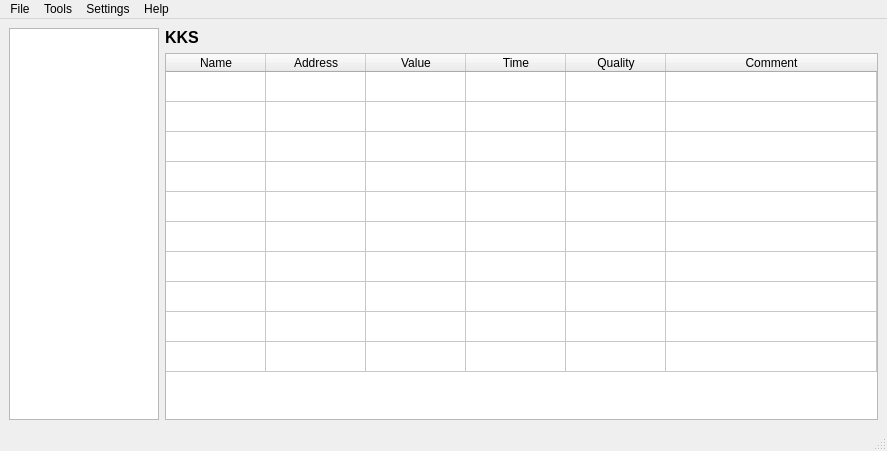
<?xml version="1.0" encoding="UTF-8"?>
<ui version="4.0">
 <class>MainWindow</class>
 <widget class="QMainWindow" name="MainWindow">
  <property name="geometry">
   <rect>
    <x>0</x>
    <y>0</y>
    <width>887</width>
    <height>451</height>
   </rect>
  </property>
  <property name="windowTitle">
   <string>TagViewer</string>
  </property>
  <widget class="QWidget" name="centralwidget">
   <layout class="QHBoxLayout" name="horizontalLayout">
    <item>
     <widget class="QListWidget" name="listWidget">
      <property name="enabled">
       <bool>true</bool>
      </property>
      <property name="sizePolicy">
       <sizepolicy hsizetype="Preferred" vsizetype="Expanding">
        <horstretch>0</horstretch>
        <verstretch>0</verstretch>
       </sizepolicy>
      </property>
      <property name="maximumSize">
       <size>
        <width>150</width>
        <height>16777215</height>
       </size>
      </property>
     </widget>
    </item>
    <item>
     <layout class="QVBoxLayout" name="verticalLayout">
      <item>
       <widget class="QLabel" name="lbName">
        <property name="font">
         <font>
          <pointsize>12</pointsize>
          <weight>75</weight>
          <bold>true</bold>
         </font>
        </property>
        <property name="text">
         <string>KKS</string>
        </property>
       </widget>
      </item>
      <item>
       <widget class="QTableWidget" name="tableWidget">
        <property name="rowCount">
         <number>10</number>
        </property>
        <property name="columnCount">
         <number>6</number>
        </property>
        <attribute name="horizontalHeaderStretchLastSection">
         <bool>true</bool>
        </attribute>
        <attribute name="verticalHeaderVisible">
         <bool>false</bool>
        </attribute>
        <row/>
        <row/>
        <row/>
        <row/>
        <row/>
        <row/>
        <row/>
        <row/>
        <row/>
        <row/>
        <column>
         <property name="text">
          <string>Name</string>
         </property>
        </column>
        <column>
         <property name="text">
          <string>Address</string>
         </property>
        </column>
        <column>
         <property name="text">
          <string>Value</string>
         </property>
        </column>
        <column>
         <property name="text">
          <string>Time</string>
         </property>
        </column>
        <column>
         <property name="text">
          <string>Quality</string>
         </property>
        </column>
        <column>
         <property name="text">
          <string>Comment</string>
         </property>
        </column>
        <item row="0" column="1">
         <property name="text">
          <string/>
         </property>
        </item>
       </widget>
      </item>
     </layout>
    </item>
   </layout>
  </widget>
  <widget class="QMenuBar" name="menubar">
   <property name="geometry">
    <rect>
     <x>0</x>
     <y>0</y>
     <width>887</width>
     <height>24</height>
    </rect>
   </property>
   <widget class="QMenu" name="menuFile">
    <property name="title">
     <string>File</string>
    </property>
    <addaction name="actionOpen"/>
    <addaction name="actionClose"/>
    <addaction name="actionSave_As"/>
    <addaction name="actionQuit"/>
   </widget>
   <widget class="QMenu" name="menuTools">
    <property name="title">
     <string>Tools</string>
    </property>
    <addaction name="actionConnect"/>
    <addaction name="actionDisconnedt"/>
   </widget>
   <widget class="QMenu" name="menuHelp">
    <property name="title">
     <string>Settings</string>
    </property>
    <addaction name="actionCommunication"/>
   </widget>
   <widget class="QMenu" name="menuHelp_2">
    <property name="title">
     <string>Help</string>
    </property>
    <addaction name="actionHelp"/>
    <addaction name="actionAbout"/>
   </widget>
   <addaction name="menuFile"/>
   <addaction name="menuTools"/>
   <addaction name="menuHelp"/>
   <addaction name="menuHelp_2"/>
  </widget>
  <widget class="QStatusBar" name="statusbar"/>
  <action name="actionCommunication">
   <property name="text">
    <string>Communication ...</string>
   </property>
  </action>
  <action name="actionConnect">
   <property name="text">
    <string>Connect</string>
   </property>
  </action>
  <action name="actionDisconnedt">
   <property name="text">
    <string>Disconnect</string>
   </property>
  </action>
  <action name="actionHelp">
   <property name="text">
    <string>Help</string>
   </property>
  </action>
  <action name="actionAbout">
   <property name="text">
    <string>About ...</string>
   </property>
  </action>
  <action name="actionOpen">
   <property name="text">
    <string>Open project</string>
   </property>
  </action>
  <action name="actionClose">
   <property name="text">
    <string>Close project</string>
   </property>
  </action>
  <action name="actionSave_As">
   <property name="text">
    <string>Save As ..</string>
   </property>
  </action>
  <action name="actionQuit">
   <property name="text">
    <string>Exit</string>
   </property>
  </action>
 </widget>
 <resources/>
 <connections/>
</ui>
